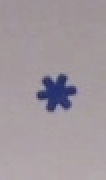
#> input picture project/data/test_operators/3.png, 106 x 180 px
$ python operator_classification.py
#> lines starting #> are read from the running program, lines starting #| are printed output that depends on the picture; after the words box and inside, x2 and y2 are one past the last pixel; in counts of white or black regions, pixels touching at a corner belong together
import numpy as np
import matplotlib.pyplot as plt
from skimage import measure, transform, morphology
import skimage.io
from sklearn.manifold import TSNE
import cv2
from sklearn.metrics import mean_squared_error

def pre_process(im):
    _,ret_im = cv2.threshold(im, 130, 255, cv2.THRESH_BINARY_INV)
    return ret_im

def operator_classify(inp_img):
	col_dir = 'data/train_operators/'
	plus = cv2.imread(col_dir + str(1) + '.png', 0)
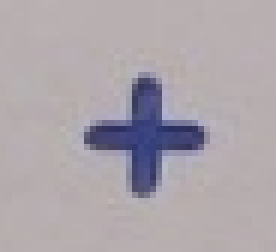
#> input picture project/data/train_operators/1.png, 92 x 84 px (shown 3 times larger)
#> plus: shape (84, 92); min 51, max 186, mean 167.5
	div = cv2.imread(col_dir + str(2) + '.png', 0)
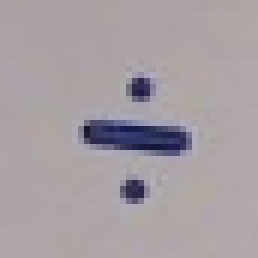
#> input picture project/data/train_operators/2.png, 86 x 86 px (shown 3 times larger)
#> div: shape (86, 86); min 25, max 178, mean 160.8
	eq = cv2.imread(col_dir + str(3) + '.png', 0)
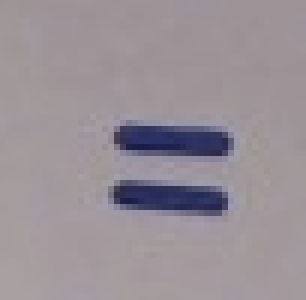
#> input picture project/data/train_operators/3.png, 102 x 100 px (shown 3 times larger)
#> eq: shape (100, 102); min 32, max 162, mean 147.5
	mult = cv2.imread(col_dir + str(4) + '.png', 0)
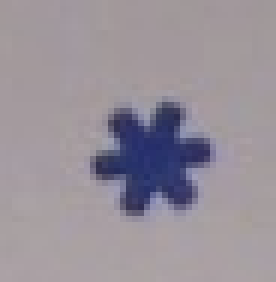
#> input picture project/data/train_operators/4.png, 92 x 94 px (shown 3 times larger)
#> mult: shape (94, 92); min 46, max 166, mean 148.2
	minus = cv2.imread(col_dir + str(5) + '.png', 0)
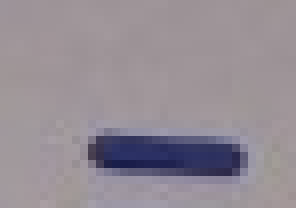
#> input picture project/data/train_operators/5.png, 74 x 52 px (shown 4 times larger)
#> minus: shape (52, 74); min 32, max 162, mean 143.5

	_,plus = cv2.threshold(plus, 130, 255, cv2.THRESH_BINARY_INV)
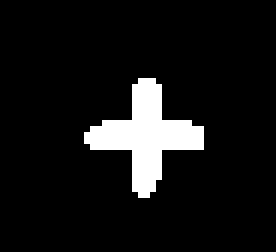
#> plus: shape (84, 92) (shown 3 times larger); 8.3% white; 1 white region, box (x1, y1, x2, y2) and area: (28, 26, 68, 66) 644
	_,div = cv2.threshold(div, 130, 255, cv2.THRESH_BINARY_INV)
#> div: shape (86, 86); 6% white; 3 white regions, box (x1, y1, x2, y2) and area: (26, 40, 64, 52) 328, (42, 26, 52, 34) 60, (40, 60, 48, 68) 56
	_,eq = cv2.threshold(eq, 130, 255, cv2.THRESH_BINARY_INV)
#> eq: shape (100, 102); 7.3% white; 2 white regions, box (x1, y1, x2, y2) and area: (38, 40, 78, 52) 380, (36, 60, 76, 72) 368
	_,mult = cv2.threshold(mult, 130, 255, cv2.THRESH_BINARY_INV)
#> mult: shape (94, 92); 11.2% white; 1 white region, box (x1, y1, x2, y2) and area: (30, 34, 72, 72) 972
	_,minus = cv2.threshold(minus, 130, 255, cv2.THRESH_BINARY_INV)
#> minus: shape (52, 74); 9.9% white; 1 white region, box (x1, y1, x2, y2) and area: (22, 32, 62, 44) 380

	images = [plus, div, eq, mult, minus]

	moments = np.zeros([5,7])
	for i, im in enumerate(images):
		moments[i,:] = cv2.HuMoments(cv2.moments(im)).flatten()
#> this loop made 5 passes

	dict_ = {0:'plus',1:'div',2:'eq',3:'mult',4:'minus'}

	inp_thresh = pre_process(inp_img)
#> in pre_process, `_,ret_im = cv2.threshold(im, 130, 255, cv2.THRESH_BINARY_INV)`:
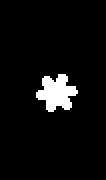
#> ret_im: shape (180, 106); 5.1% white; 1 white region, box (x1, y1, x2, y2) and area: (36, 74, 78, 112) 972
	inp_moment = cv2.HuMoments(cv2.moments(inp_thresh)).flatten()
#> inp_moment = [0.000695, 1.05e-09, 1.68e-13, 3.17e-14, -2.16e-27, 7.6e-19, 8.26e-28]
	dist = np.zeros(5)
	for i in range(5):
		dist[i] = mean_squared_error(inp_moment,moments[i,:])
#> after the loop, dist = [4.48e-09, 7.58e-08, 3.05e-08, 6.72e-39, 5.82e-08]
	min_index = np.argmin(dist)
#> min_index = 3

	return dict_[min_index], dist[min_index]

if __name__ == '__main__':
	test_dir = 'data/test_operators/'
	test = cv2.imread(test_dir + str(3) + '.png', 0)
	print(operator_classify(test))
#| ('mult', 6.717110830849998e-39)
